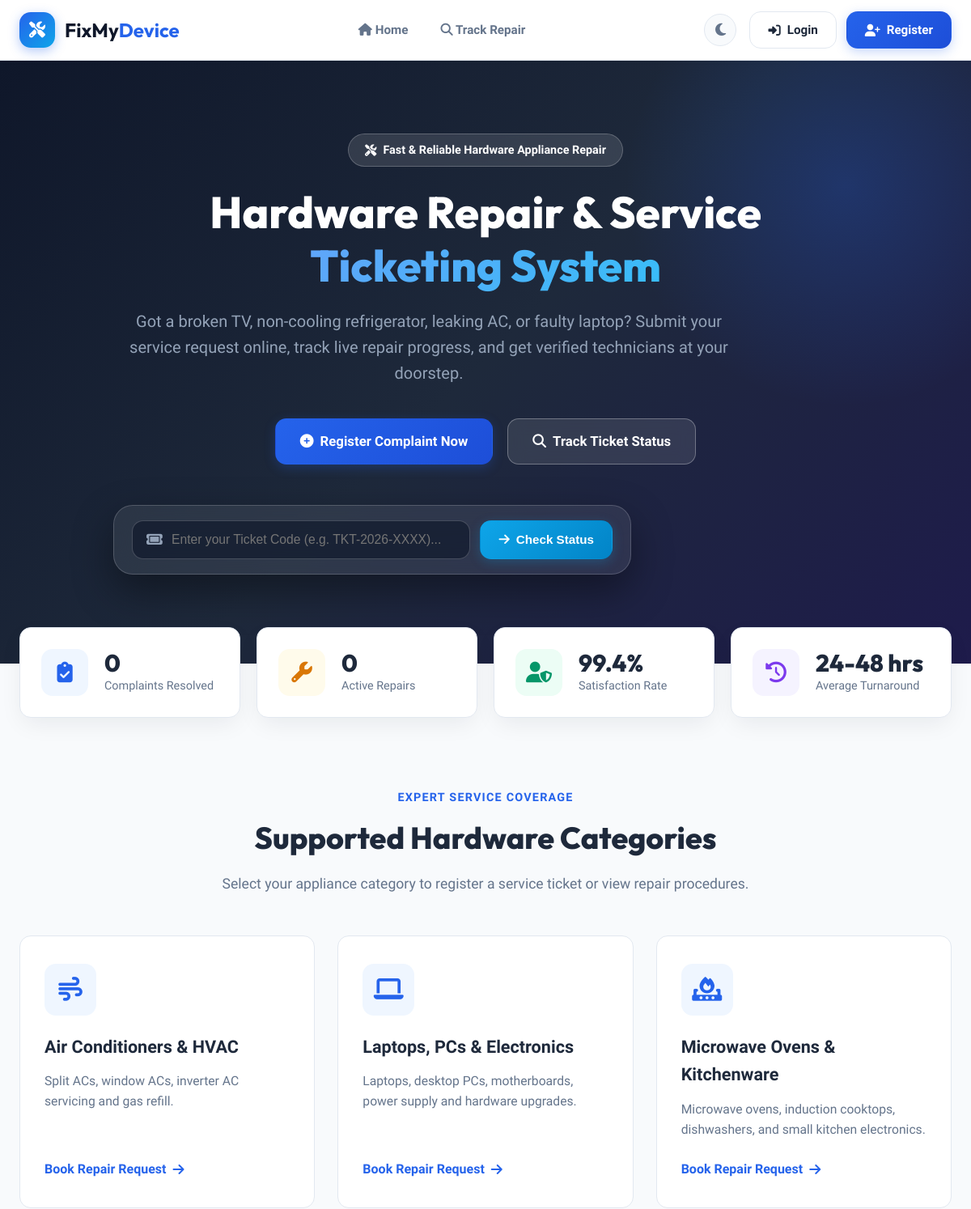
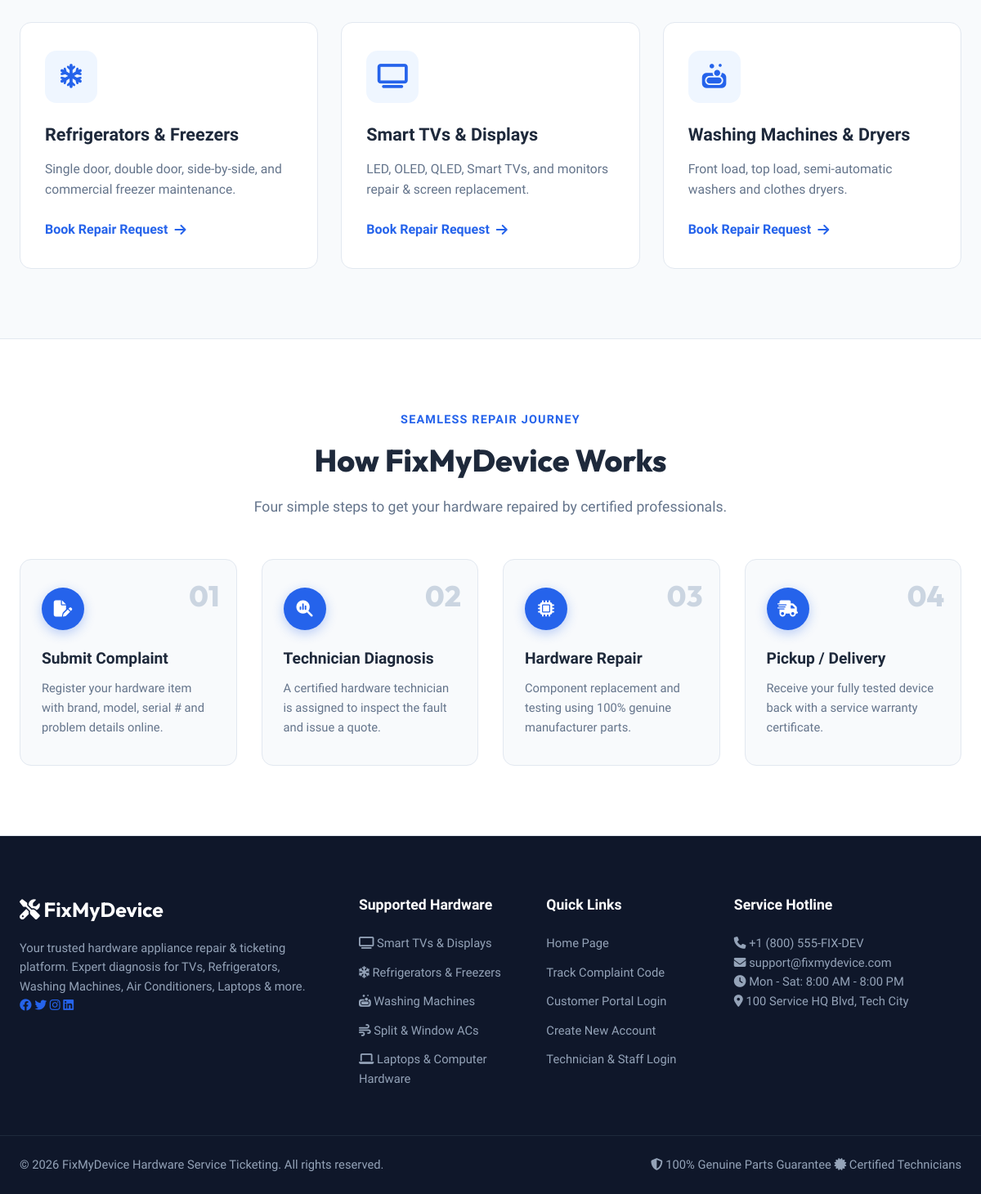
The page / on the database its author committed (2 pictures, top to bottom).
### tables this page shows
CREATE TABLE IF NOT EXISTS categories (
    id INT AUTO_INCREMENT PRIMARY KEY,
    name VARCHAR(100) NOT NULL,
    slug VARCHAR(100) NOT NULL UNIQUE,
    icon VARCHAR(50) DEFAULT 'tv',
    description TEXT,
    created_at TIMESTAMP DEFAULT CURRENT_TIMESTAMP
);

### app/controllers/HomeController.php (called while the page is built, shortened)
<?php
require_once __DIR__ . '/../models/Category.php';
require_once __DIR__ . '/../models/Ticket.php';
class HomeController extends Controller
{
    public function index()
    {
        $categoryModel = new Category();
        $ticketModel = new Ticket();
        $reviewModel = new Review();
        $categories = $categoryModel->getAll();
        $stats = $ticketModel->getStats();
        $recentReviews = $reviewModel->getRecentReviews(4);
        $this->render('home/index', [
            'pageTitle' => 'FixMyDevice - Hardware Repair & Service Ticket System',
            'categories' => $categories,
            'stats' => $stats,
            'reviews' => $recentReviews
        ]);
    }
}

### app/core/Router.php (called while the page is built, shortened)
<?php
class Router
{
    protected $method = 'index';
    public function dispatch()
    {
        $url = $this->parseUrl();
        $controllerInstance = new $this->controller;
        $this->params = $url ? array_values($url) : [];
        call_user_func_array([$controllerInstance, $this->method], $this->params);
    }
    private function parseUrl()
    {
        return [];
    }
}

### public/index.php (called while the page is built, shortened)
<?php
require_once __DIR__ . '/../config/database.php';
require_once __DIR__ . '/../app/core/Router.php';
$router = new Router();
$router->dispatch();

### index.php (called while the page is built)
<?php
require_once __DIR__ . '/public/index.php';

### config/database.php (called while the page is built, shortened)
<?php
class Database
{
    private static $instance = null;
    private $pdo = null;
    private static function loadEnv()
    {
        $envFile = __DIR__ . '/../.env';
    }
    private static function getEnvVar($key, $default = '')
    {
        $val = getenv($key);
        if ($val !== false && $val !== '') {
            return $val;
        }
        return $default;
    }
    public function __construct()
    {
        $this->host = self::getEnvVar('DB_HOST', self::getEnvVar('TIDB_HOST', self::getEnvVar('MYSQLHOST', 'localhost')));
        $this->port = self::getEnvVar('DB_PORT', self::getEnvVar('TIDB_PORT', self::getEnvVar('MYSQLPORT', '3306')));
        $this->dbname = self::getEnvVar('DB_NAME', self::getEnvVar('TIDB_DATABASE', self::getEnvVar('MYSQLDATABASE', 'fixmydevice')));
        $this->username = self::getEnvVar('DB_USER', self::getEnvVar('TIDB_USER', self::getEnvVar('MYSQLUSER', 'root')));
        $this->password = self::getEnvVar('DB_PASSWORD', self::getEnvVar('TIDB_PASSWORD', self::getEnvVar('MYSQLPASSWORD', '')));
        try {
            $dsn = "mysql:host={$this->host};port={$this->port};dbname={$this->dbname};charset=utf8mb4";
            $options = [
                PDO::ATTR_ERRMODE => PDO::ERRMODE_EXCEPTION,
                PDO::ATTR_DEFAULT_FETCH_MODE => PDO::FETCH_ASSOC,
                PDO::ATTR_EMULATE_PREPARES => false,
            ];
            $isTiDB = (strpos($this->host, 'tidbcloud.com') !== false) || ($this->port == '4000') || (self::getEnvVar('DB_SSL') === 'true');
            $this->pdo = new PDO($dsn, $this->username, $this->password, $options);
        } catch (PDOException $e) {
            error_log("FixMyDevice Database Connection Error: " . $e->getMessage());
            if (!headers_sent()) {
                http_response_code(500);
            }
            die("<div style='font-family:sans-serif;max-width:520px;margin:60px auto;padding:28px;border:1px solid #e2e8f0;border-radius:12px;text-align:center;box-shadow:0 4px 6px -1px rgba(0,0,0,0.1);'>
                <h3 style='color:#e11d48;margin-bottom:12px;'>Database Connection Error</h3>
                <p style='color:#64748b;line-height:1.6;'>Could not connect to the database service. Please verify your database server is running and configuration environment variables are set.</p>
            </div>");
        }
    }
    public static function getInstance()
    {
        if (self::$instance === null) {
            self::$instance = new Database();
        }
        return self::$instance;
    }
    public function connect()
    {
        return $this->pdo;
    }
}

### app/core/Model.php (called while the page is built, shortened)
<?php
require_once __DIR__ . '/../../config/database.php';
abstract class Model
{
    protected $db;
    public function __construct()
    {
        $this->db = Database::getInstance()->connect();
    }
    protected function query($sql, $params = [])
    {
        $stmt = $this->db->prepare($sql);
        $stmt->execute($params);
        return $stmt;
    }
    protected function fetchAll($sql, $params = [])
    {
        return $this->query($sql, $params)->fetchAll(PDO::FETCH_ASSOC);
    }
    protected function fetch($sql, $params = [])
    {
        return $this->query($sql, $params)->fetch(PDO::FETCH_ASSOC);
    }
}

### app/models/Ticket.php (called while the page is built, shortened)
<?php
require_once __DIR__ . '/../core/Model.php';
class Ticket extends Model
{
    public function getStats()
    {
        $total = $this->fetch("SELECT COUNT(*) as cnt FROM tickets")['cnt'];
        $pending = $this->fetch("SELECT COUNT(*) as cnt FROM tickets WHERE status = 'pending'")['cnt'];
        $inProgress = $this->fetch("SELECT COUNT(*) as cnt FROM tickets WHERE status IN ('assigned', 'in_diagnosis', 'awaiting_parts', 'repair_in_progress')")['cnt'];
        $ready = $this->fetch("SELECT COUNT(*) as cnt FROM tickets WHERE status = 'ready'")['cnt'];
        $resolved = $this->fetch("SELECT COUNT(*) as cnt FROM tickets WHERE status = 'resolved'")['cnt'];
        return [
            'total' => $total,
            'pending' => $pending,
            'in_progress' => $inProgress,
            'ready' => $ready,
            'resolved' => $resolved
        ];
    }
}

### app/models/Category.php (called while the page is built, shortened)
<?php
require_once __DIR__ . '/../core/Model.php';
class Category extends Model
{
    public function getAll()
    {
        return $this->fetchAll("SELECT * FROM categories ORDER BY name ASC");
    }
}

### app/views/home/index.php (the view, shortened to what this page needs)
<section class="hero-section">
    <div class="hero-container">
        <div class="hero-content">
            <div class="hero-badge">
                <i class="fa-solid fa-screwdriver-wrench"></i> Fast & Reliable Hardware Appliance Repair
            </div>
            <h1 class="hero-title">
                Hardware Repair & Service <span>Ticketing System</span>
            </h1>
            <p class="hero-subtitle">
                Got a broken TV, non-cooling refrigerator, leaking AC, or faulty laptop? Submit your service request online, track live repair progress, and get verified technicians at your doorstep.
            </p>
            <div class="hero-cta-buttons">
                <a href="index.php?url=ticket/create" class="btn btn-primary btn-lg">
                    <i class="fa-solid fa-plus-circle"></i> Register Complaint Now
                </a>
                <a href="index.php?url=track" class="btn btn-outline-light btn-lg">
                    <i class="fa-solid fa-magnifying-glass"></i> Track Ticket Status
                </a>
            </div>
            <div class="quick-track-box">
                <form action="index.php" method="GET" class="quick-track-form">
                    <div class="input-with-icon">
                        <i class="fa-solid fa-ticket"></i>
                        <input type="text" name="code" placeholder="Enter your Ticket Code (e.g. TKT-2026-XXXX)..." required>
                    </div>
                    <button type="submit" class="btn btn-accent">
                        <i class="fa-solid fa-arrow-right"></i> Check Status
                    </button>
                </form>
            </div>
        </div>
    </div>
</section>
<section class="stats-section">
    <div class="stats-container">
        <div class="stat-card">
            <div class="stat-icon icon-blue"><i class="fa-solid fa-clipboard-check"></i></div>
            <div class="stat-info">
                <h3><?= number_format($stats['resolved'] ?? ($stats['total'] ?? 0)) ?></h3>
                <p>Complaints Resolved</p>
            </div>
        </div>
        <div class="stat-card">
            <div class="stat-icon icon-amber"><i class="fa-solid fa-wrench"></i></div>
            <div class="stat-info">
                <h3><?= number_format($stats['in_progress'] ?? 0) ?></h3>
                <p>Active Repairs</p>
            </div>
        </div>
        <div class="stat-card">
            <div class="stat-icon icon-green"><i class="fa-solid fa-user-shield"></i></div>
            <div class="stat-info">
                <h3>99.4%</h3>
                <p>Satisfaction Rate</p>
            </div>
        </div>
        <div class="stat-card">
            <div class="stat-icon icon-purple"><i class="fa-solid fa-clock-rotate-left"></i></div>
            <div class="stat-info">
                <h3>24-48 hrs</h3>
                <p>Average Turnaround</p>
            </div>
        </div>
    </div>
</section>
<section class="categories-section" id="categories">
    <div class="section-container">
        <div class="section-header">
            <span class="sub-title">Expert Service Coverage</span>
            <h2>Supported Hardware Categories</h2>
            <p>Select your appliance category to register a service ticket or view repair procedures.</p>
        </div>
        <div class="categories-grid">
            <?php
            $iconMap = [
                'smart-tvs' => 'fa-tv',
                'refrigerators' => 'fa-snowflake',
                'washing-machines' => 'fa-soap',
                'air-conditioners' => 'fa-wind',
                'laptops-pcs' => 'fa-laptop',
                'microwaves' => 'fa-fire-burner'
            ];
            foreach ($categories as $cat):
                $iconClass = $iconMap[$cat['slug']] ?? 'fa-screwdriver-wrench';
            ?>
                <div class="category-card">
                    <div class="category-icon">
                        <i class="fa-solid <?= $iconClass ?>"></i>
                    </div>
                    <h3><?= htmlspecialchars($cat['name']) ?></h3>
                    <p><?= htmlspecialchars($cat['description']) ?></p>
                    <a href="index.php?url=ticket/create&category=<?= $cat['id'] ?>" class="category-link">
                        Book Repair Request <i class="fa-solid fa-arrow-right"></i>
                    </a>
                </div>
            <?php endforeach; ?>
        </div>
    </div>
</section>
<section class="workflow-section">
    <div class="section-container">
        <div class="section-header">
            <span class="sub-title">Seamless Repair Journey</span>
            <h2>How FixMyDevice Works</h2>
            <p>Four simple steps to get your hardware repaired by certified professionals.</p>
        </div>
        <div class="steps-grid">
            <div class="step-card">
                <div class="step-number">01</div>
                <div class="step-icon"><i class="fa-solid fa-file-pen"></i></div>
                <h3>Submit Complaint</h3>
                <p>Register your hardware item with brand, model, serial # and problem details online.</p>
            </div>
            <div class="step-card">
                <div class="step-number">02</div>
                <div class="step-icon"><i class="fa-solid fa-magnifying-glass-chart"></i></div>
                <h3>Technician Diagnosis</h3>
                <p>A certified hardware technician is assigned to inspect the fault and issue a quote.</p>
            </div>
            <div class="step-card">
                <div class="step-number">03</div>
                <div class="step-icon"><i class="fa-solid fa-microchip"></i></div>
                <h3>Hardware Repair</h3>
                <p>Component replacement and testing using 100% genuine manufacturer parts.</p>
            </div>
            <div class="step-card">
                <div class="step-number">04</div>
                <div class="step-icon"><i class="fa-solid fa-truck-fast"></i></div>
                <h3>Pickup / Delivery</h3>
                <p>Receive your fully tested device back with a service warranty certificate.</p>
            </div>
        </div>
    </div>
</section>

### rows shown on the page
categories: name "Air Conditioners & HVAC", description "Split ACs, window ACs, inverter AC servicing and gas refill."
categories: name "Laptops, PCs & Electronics", description "Laptops, desktop PCs, motherboards, power supply and hardware upgrades."
categories: name "Microwave Ovens & Kitchenware", description "Microwave ovens, induction cooktops, dishwashers, and small kitchen electronics."
categories: name "Refrigerators & Freezers", description "Single door, double door, side-by-side, and commercial freezer maintenance."
categories: name "Smart TVs & Displays", description "LED, OLED, QLED, Smart TVs, and monitors repair & screen replacement."
categories: name "Washing Machines & Dryers", description "Front load, top load, semi-automatic washers and clothes dryers."

### other values the page prints
$stats['resolved'] "0"
$stats['in_progress'] "0"
